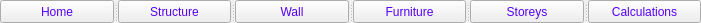
   <widget class="QSplitter" name="splitter_5">
    <property name="geometry">
     <rect>
      <x>21</x>
      <y>91</y>
      <width>701</width>
      <height>23</height>
     </rect>
    </property>
    <property name="orientation">
     <enum>Qt::Horizontal</enum>
    </property>
    <widget class="QPushButton" name="PBHome">
     <property name="styleSheet">
      <string notr="true">color:rgb(85, 0, 255)</string>
     </property>
     <property name="text">
      <string>Home</string>
     </property>
    </widget>
    <widget class="QPushButton" name="PBStruct">
     <property name="styleSheet">
      <string notr="true">color:rgb(85, 0, 255)</string>
     </property>
     <property name="text">
      <string>Structure</string>
     </property>
    </widget>
    <widget class="QPushButton" name="PBWall">
     <property name="styleSheet">
      <string notr="true">color:rgb(85, 0, 255)</string>
     </property>
     <property name="text">
      <string>Wall</string>
     </property>
    </widget>
    <widget class="QPushButton" name="PBFrn">
     <property name="styleSheet">
      <string notr="true">color:rgb(85, 0, 255)</string>
     </property>
     <property name="text">
      <string>Furniture</string>
     </property>
    </widget>
    <widget class="QPushButton" name="PBSt">
     <property name="styleSheet">
      <string notr="true">color:rgb(85, 0, 255)</string>
     </property>
     <property name="text">
      <string>Storeys</string>
     </property>
    </widget>
    <widget class="QPushButton" name="PBSt_2">
     <property name="styleSheet">
      <string notr="true">color:rgb(85, 0, 255)</string>
     </property>
     <property name="text">
      <string>Calculations</string>
     </property>
    </widget>
   </widget>
